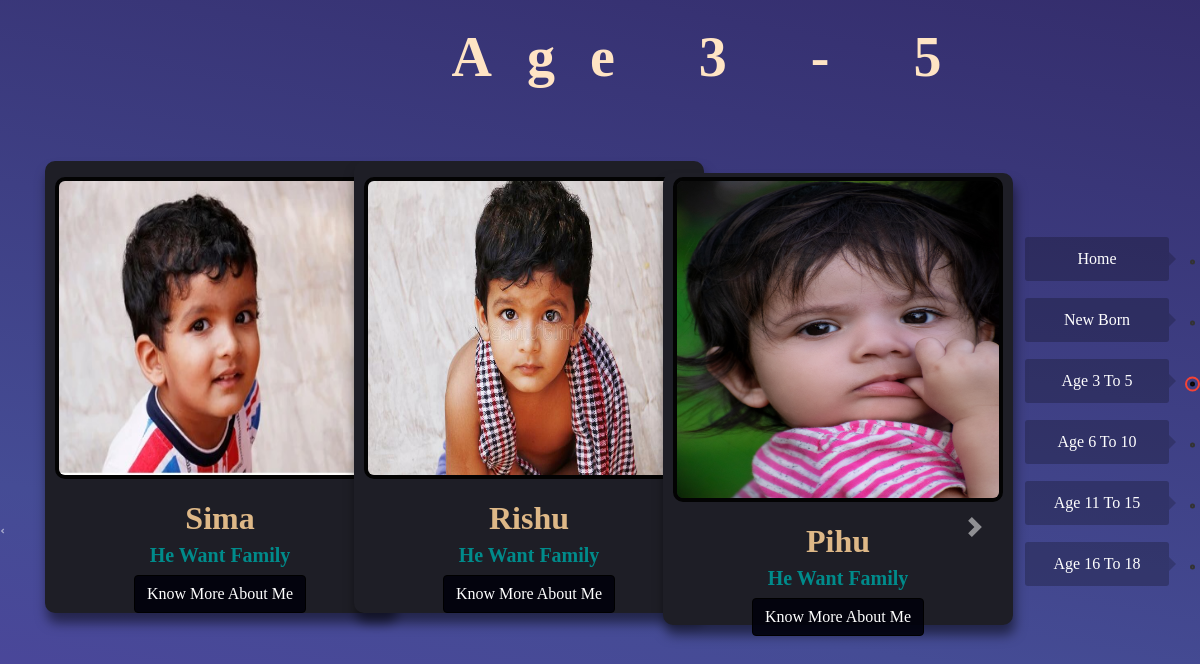
The app's page /age_3_5 with its own data.
### home/models.py (models this page shows, shortened)
class age_3_5y(models.Model):
    id = models.AutoField
    child_name = models.CharField(max_length=150, null=False, blank=False)
    image = models.ImageField(upload_to='upload_pic/images', default="")
    taught = models.TextField(max_length=200, blank=True)
    age = models.CharField(max_length=15)
    Hobby =  models.TextField(max_length=200, blank=True)
    description =  models.TextField(max_length=800, blank=True)

### home/views.py (the view)
# urls.py: path('age_3_5', views.age_3_5, name='age_3_5'),
def age_3_5(request):
    age_3_5ys = age_3_5y.objects.all()
    n = len(age_3_5ys)
    nSlides = n//4 + ceil((n/4)-(n//4))
    params = {'no_of_slides':nSlides, 'range': range(nSlides,1),'age_3_5y': age_3_5ys}
    return render(request, 'age_3_5.html', params)

### template/age_3_5.html (shortened to what this page needs)
{% block head %}
<link rel="stylesheet" href="https://stackpath.bootstrapcdn.com/bootstrap/4.2.1/css/bootstrap.min.css">
<link rel="stylesheet" href="../static/meetchildren.css">
{% endblock head %} {% block body %}
<script src="https://stackpath.bootstrapcdn.com/bootstrap/4.2.1/js/bootstrap.min.js"></script>{% load static %}
<nav class="navbar2">
    <ul>
        <li>
            <a href="/" class="dot" data-scroll="home">
                <span>Home</span>
            </a>
        </li>
        <li>
            <a href="/child" class="dot " data-scroll="home">
                <span>New Born</span>
            </a>
        </li>
        <li>
            <a href="/age_3_5" class="dot active" data-scroll="about">
                <span>Age 3 to 5</span>
            </a>
        </li>
        <li>
            <a href="age_6_10" class="dot " data-scroll="service">
                <span>Age 6 to 10</span>
            </a>
        </li>
        <li>
            <a href="age_11_15" class="dot " data-scroll="project">
                <span>Age 11 to 15</span>
            </a>
        </li>
        <li>
            <a href="age_16_18" class="dot " data-scroll="contact">
                <span>Age 16 to 18</span>
            </a>
        </li>
    </ul>
</nav>
<div class="container">
    <h1 class="heading">Age 3 - 5</h1>
    <div id="demo" class="carousel slide my-3" data-ride="carousel">
        <ul class="carousel-indicators">
            <li data-target="#demo" data-slide-to="0" class="active"></li>
        </ul>
        <div class="container carousel-inner no-padding">
            <div class="carousel-item active">
                {% for i in age_3_5y|slice:"0:"%}
                <div class="col-xs-3 col-sm-3 col-md-3">
                    <div class="box">
                        <img src="/media/{{i.image}}" alt="" class="pic">
                        <div class="details">
                            <h2>{{i.child_name}}</h2>
                            <h3>{{i.taught}}</h3>
                            <a href="age_3_5yr/{{i.id}}" class="btn btn-primary">Know More About Me</a>
                        </div>
                    </div>
                </div>
                {% if forloop.counter|divisibleby:3 and forloop.counter > 0 and not forloop.last %}
            </div>
                {% endif %} {% endfor %}
        </div>
    </div>
    <a class="carousel-control-prev" href="#demo" data-slide="prev">
        <span class="carousel-control-prev-icon"></span>
    </a>
    <a class="carousel-control-next" href="#demo" data-slide="next">
        <span class="carousel-control-next-icon"></span>
    </a>
</div>
{% endblock body %}

### static/meetchildren.css (style rules this page uses)
* { margin: 0; padding: 0; box-sizing: border-box; text-transform: capitalize; transition: all .2s linear; font-family: tahoma; }
.navbar2 { position: fixed; top: 50%; right: 5px; transform: translateY(-50%); z-index: 1000; }
.navbar2 ul { list-style: none; padding: 0; margin: 0; }
.navbar2 ul li { width: 200px; position: relative; text-align: right; }
.navbar2 ul li .dot { color: #fff; display: block; padding: 5px 0 12px 0; text-decoration: none; }
.navbar2 ul li .dot span { display: inline-block; background: #0000001f; letter-spacing: 0px; width: 144px; padding: 10px 25px; margin: 0px 58px 0px 0px; border-radius: 3px; text-align: center; transform: translateX(30px); }
.navbar2 ul li .dot span::before { content: ''; position: absolute; top: 50%; right: 0; transform: translate(7px, -50%); border-left: 7px solid #f44336; border-top: 7px solid transparent; border-bottom: 7px solid transparent; display: block; }
.navbar2 ul li .dot::before, .navbar2 ul li .dot::after { content: ''; position: absolute; top: 50%; border-radius: 50%; display: block; transition: .2s ease-out; }
.navbar2 ul li .dot::before { height: 5px; width: 5px; border: 2px solid #333; right: 0; transform: translateY(-50%); }
.navbar2 ul li .dot.active::before, .navbar2 ul li:hover .dot::before { border-color: #f44336; background: #f44336; }
.navbar2 ul li .dot::after { height: 15px; width: 15px; border: 2px solid #f44336; right: -5px; transform: translateY(-50%) scale(0); }
.navbar2 ul li .dot.active::after, .navbar2 ul li:hover .dot::after { transform: translateY(-50%) scale(1); }

### template/age_3_5.html (style rules this page uses)
.navbar2 ul li .dot span { background: #0b0b0d41 }
.navbar2 ul li .dot.active::before, .navbar2 ul li:hover .dot::before { border-color: #080707; background: #4f0c07; }
.navbar2 ul li .dot span::before { content: ''; position: absolute; top: 50%; right: 0; transform: translate(7px, -50%); border-left: 7px solid #0a0b0e38; border-top: 7px solid transparent; border-bottom: 7px solid transparent; display: block; }
.col-md-3 { display: inline-block; margin-left: -4px; }
.col-md-3 img { width: 330px; height: 325px; border: 4px solid #030303; border-radius: 10px; }
.carousel-indicators li { background-color: #32323e00; }
body .carousel-control-prev-icon, body .carousel-control-next-icon { background-color: #08080800; margin: 109px 175px -85px 0px; }
.carousel-control-next { right: 90px; }
body .carousel-control-next-icon { margin: 83px 90px -103px 0; }
body .no-padding { padding-left: 0; padding-right: 0; }
.container { width: 100%; padding-right: 15px; padding-left: 15px; margin-right: 346px; margin-left: auto; bottom: -40px; }
.col-xs-3, col-sm-3, col-md-3 { margin: 0 0px 0 5px; }
.carousel-item { position: fixed; }
.carousel-control-next, .carousel-control-prev { top: 376px; bottom: 337px; }
.btn-primary { color: #fff; background-color: rgb(1 1 10 / 90%); border-color: black; }
.box { width: 350px; height: 452px; background-color: #1e1e26; border-radius: 10px; box-shadow: 2px 10px 12px rgba(0, 0, 0, 0.5); display: flex; flex-direction: column; align-items: center; justify-content: center; box-sizing: border-box; margin: 20px 10px; }
.details { display: flex; flex-direction: column; align-items: center; width: 300px; }
.details h2 { font-family: calibri; font-weight: bolder; color: burlywood; text-align: center; margin-top: 20px; }
.details h3 { font-family: ui-serif; font-weight: bold; font-size: 20px; color: darkcyan; text-align: center; margin-top: -2px; white-space: nowrap; width: 330px; overflow: hidden; text-overflow: ellipsis; }
.pic { height: 320px; width: 200px; }
.heading { font-family: auto; font-size: 56px; letter-spacing: 35px; font-weight: bolder; color: bisque; text-align: center; margin: 29px 0 0 288px; line-height: 1; }

### records on screen
age_3_5y: image (picture), child_name "Sima", taught "He Want Family"
age_3_5y: image (picture), child_name "Rishu", taught "He Want Family"
age_3_5y: image (picture), child_name "Pihu", taught "He Want Family"
